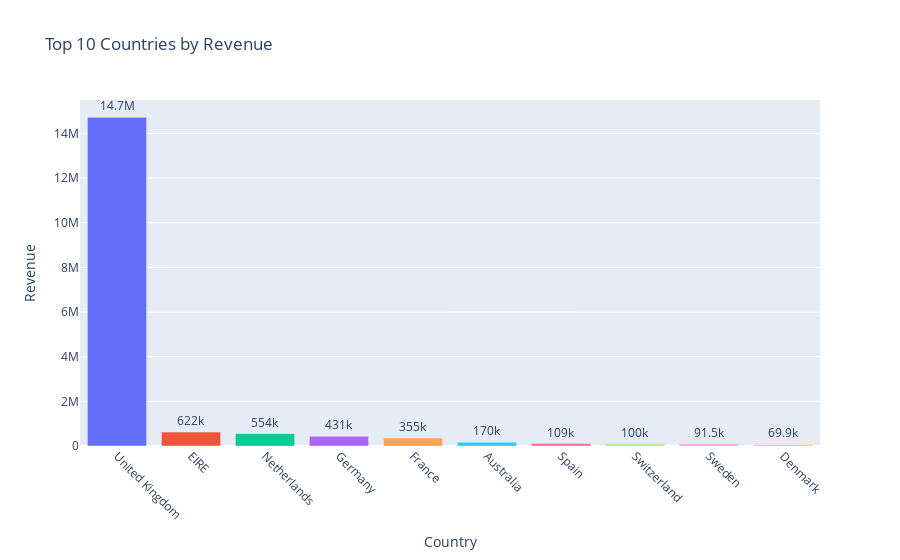

Write notebook code for a chart like this one.
### Code cell
fig = px.bar(top_countries,
             x='Country', 
             y='Revenue',
             title='Top 10 Countries by Revenue',
             text='Revenue', # Display revenue as a label on each bar.
             color='Country') # Each bar gets a different color (based on country).

# update_traces - properties of data like, line style, text label, hover info, marker size / color

fig.update_traces(texttemplate='%{text:.3s}', textposition='outside')
# texttemplate='%{text:.3s}': - Custom format for the label text.
# '%{text:.3s}' means: take only the first 3 characters of the text (i.e., revenue value).
# Places the label above the bar (outside the bar's top).
fig.update_layout(xaxis_tickangle=45, showlegend=False)
fig.show()

### Figure 1 — Plotly figure (JSON) as saved in the notebook; plotly's stock layout.template omitted (floating-point values rounded to 4 significant figures)
{"data": [{"hovertemplate": "Country=%{x}<br>Revenue=%{text}<extra></extra>", "legendgroup": "United Kingdom", "marker": {"color": "#636efa", "pattern": {"shape": ""}}, "name": "United Kingdom", "orientation": "v", "showlegend": true, "text": [14720000.0], "textposition": "outside", "texttemplate": "%{text:.3s}", "type": "bar", "x": ["United Kingdom"], "xaxis": "x", "y": [14720000.0], "yaxis": "y"}, {"hovertemplate": "Country=%{x}<br>Revenue=%{text}<extra></extra>", "legendgroup": "EIRE", "marker": {"color": "#EF553B", "pattern": {"shape": ""}}, "name": "EIRE", "orientation": "v", "showlegend": true, "text": [621600.0], "textposition": "outside", "texttemplate": "%{text:.3s}", "type": "bar", "x": ["EIRE"], "xaxis": "x", "y": [621600.0], "yaxis": "y"}, {"hovertemplate": "Country=%{x}<br>Revenue=%{text}<extra></extra>", "legendgroup": "Netherlands", "marker": {"color": "#00cc96", "pattern": {"shape": ""}}, "name": "Netherlands", "orientation": "v", "showlegend": true, "text": [554200.0], "textposition": "outside", "texttemplate": "%{text:.3s}", "type": "bar", "x": ["Netherlands"], "xaxis": "x", "y": [554200.0], "yaxis": "y"}, {"hovertemplate": "Country=%{x}<br>Revenue=%{text}<extra></extra>", "legendgroup": "Germany", "marker": {"color": "#ab63fa", "pattern": {"shape": ""}}, "name": "Germany", "orientation": "v", "showlegend": true, "text": [431300.0], "textposition": "outside", "texttemplate": "%{text:.3s}", "type": "bar", "x": ["Germany"], "xaxis": "x", "y": [431300.0], "yaxis": "y"}, {"hovertemplate": "Country=%{x}<br>Revenue=%{text}<extra></extra>", "legendgroup": "France", "marker": {"color": "#FFA15A", "pattern": {"shape": ""}}, "name": "France", "orientation": "v", "showlegend": true, "text": [355300.0], "textposition": "outside", "texttemplate": "%{text:.3s}", "type": "bar", "x": ["France"], "xaxis": "x", "y": [355300.0], "yaxis": "y"}, {"hovertemplate": "Country=%{x}<br>Revenue=%{text}<extra></extra>", "legendgroup": "Australia", "marker": {"color": "#19d3f3", "pattern": {"shape": ""}}, "name": "Australia", "orientation": "v", "showlegend": true, "text": [170000.0], "textposition": "outside", "texttemplate": "%{text:.3s}", "type": "bar", "x": ["Australia"], "xaxis": "x", "y": [170000.0], "yaxis": "y"}, {"hovertemplate": "Country=%{x}<br>Revenue=%{text}<extra></extra>", "legendgroup": "Spain", "marker": {"color": "#FF6692", "pattern": {"shape": ""}}, "name": "Spain", "orientation": "v", "showlegend": true, "text": [109200.0], "textposition": "outside", "texttemplate": "%{text:.3s}", "type": "bar", "x": ["Spain"], "xaxis": "x", "y": [109200.0], "yaxis": "y"}, {"hovertemplate": "Country=%{x}<br>Revenue=%{text}<extra></extra>", "legendgroup": "Switzerland", "marker": {"color": "#B6E880", "pattern": {"shape": ""}}, "name": "Switzerland", "orientation": "v", "showlegend": true, "text": [100400.0], "textposition": "outside", "texttemplate": "%{text:.3s}", "type": "bar", "x": ["Switzerland"], "xaxis": "x", "y": [100400.0], "yaxis": "y"}, {"hovertemplate": "Country=%{x}<br>Revenue=%{text}<extra></extra>", "legendgroup": "Sweden", "marker": {"color": "#FF97FF", "pattern": {"shape": ""}}, "name": "Sweden", "orientation": "v", "showlegend": true, "text": [91550.0], "textposition": "outside", "texttemplate": "%{text:.3s}", "type": "bar", "x": ["Sweden"], "xaxis": "x", "y": [91550.0], "yaxis": "y"}, {"hovertemplate": "Country=%{x}<br>Revenue=%{text}<extra></extra>", "legendgroup": "Denmark", "marker": {"color": "#FECB52", "pattern": {"shape": ""}}, "name": "Denmark", "orientation": "v", "showlegend": true, "text": [69860.0], "textposition": "outside", "texttemplate": "%{text:.3s}", "type": "bar", "x": ["Denmark"], "xaxis": "x", "y": [69860.0], "yaxis": "y"}], "layout": {"barmode": "relative", "legend": {"title": {"text": "Country"}, "tracegroupgap": 0}, "showlegend": false, "title": {"text": "Top 10 Countries by Revenue"}, "xaxis": {"anchor": "y", "categoryarray": ["United Kingdom", "EIRE", "Netherlands", "Germany", "France", "Australia", "Spain", "Switzerland", "Sweden", "Denmark"], "categoryorder": "array", "domain": [0, 1], "tickangle": 45, "title": {"text": "Country"}}, "yaxis": {"anchor": "x", "domain": [0, 1], "title": {"text": "Revenue"}}}}
